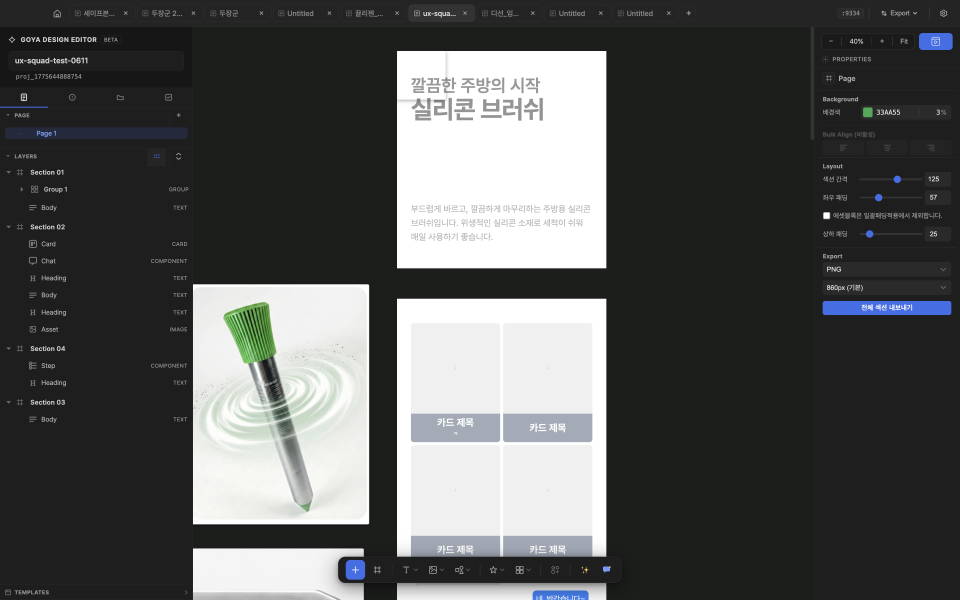
#> input picture .qa/ulens-00-baseline.png, 2880 x 1800 px (shown at 1/3 size)
$ python goditor_grid_overlay.py ../.qa/ulens-00-baseline.png
#> lines starting #> are read from the running program, lines starting #| are printed output that depends on the picture
#!/usr/bin/env python3
"""
goditor_grid_overlay.py
-----------------------
이미지에 20열 그리드를 오버레이하여 저장한다.
플래너가 이 이미지를 분석해 정확한 좌표를 읽는다.

사용법:
  python3 goditor_grid_overlay.py <이미지경로> [--cols 20] [--out /tmp/grid_output.jpg]

출력:
  /tmp/goditor_grid_{파일명}.jpg  (--out 미지정 시)
"""

import sys
import os
import math
import argparse
from PIL import Image, ImageDraw, ImageFont

CANVAS_W = 860  # Goditor 캔버스 기준 너비

def make_grid_overlay(img_path: str, cols: int = 20, out_path: str = None) -> str:
#> called with img_path = '../.qa/ulens-00-baseline.png', cols = 20
    img = Image.open(img_path).convert("RGBA")
    orig_w, orig_h = img.size
#> orig_w = 2880; orig_h = 1800

    # 860px 기준으로 스케일
    scale = CANVAS_W / orig_w
#> scale = 0.299
    target_w = CANVAS_W
    target_h = round(orig_h * scale)
#> target_h = 538
    img = img.resize((target_w, target_h), Image.LANCZOS)
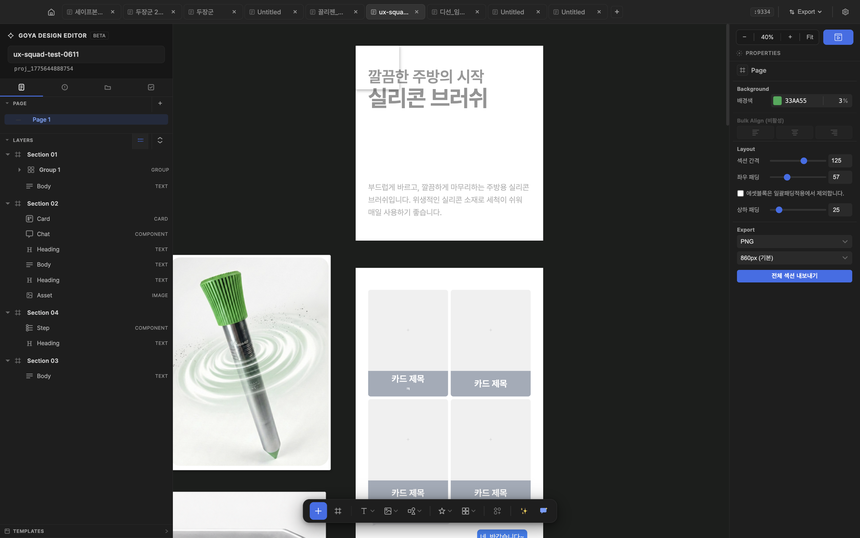
#> img: PIL image 860x538 RGBA; mean R, G, B, A 84.9, 86.4, 86, 255

    col_w = target_w / cols                      # 열 너비 (px)
    row_h = col_w                                # 정사각형 셀
    rows = math.ceil(target_h / row_h)           # 행 수 자동 계산
#> rows = 13

    # 그리드 레이어 (반투명)
    overlay = Image.new("RGBA", img.size, (0, 0, 0, 0))
#> overlay: PIL image 860x538 RGBA; every value is 0
    draw = ImageDraw.Draw(overlay)

    grid_color   = (255, 80, 80, 110)   # 붉은 반투명선
    label_color  = (255, 60, 60, 220)   # 라벨 색

    # 열 라벨: A-T (20열), 그 이상은 AA, AB ...
    def col_label(i: int) -> str:
        if i < 26:
            return chr(ord('A') + i)
        return chr(ord('A') + i // 26 - 1) + chr(ord('A') + i % 26)

    # 폰트 (시스템 기본 폰트 fallback)
    font_size = max(10, int(col_w * 0.45))
    try:
        font = ImageFont.truetype("/System/Library/Fonts/Helvetica.ttc", font_size)
        font_small = ImageFont.truetype("/System/Library/Fonts/Helvetica.ttc", max(8, font_size - 2))
    except Exception:
        font = ImageFont.load_default()
        font_small = font

    # 세로선 + 열 라벨
    for i in range(cols + 1):
        x = round(i * col_w)
        draw.line([(x, 0), (x, target_h)], fill=grid_color, width=1)
        if i < cols:
            label = col_label(i)
            cx = round(i * col_w + col_w / 2)
            draw.text((cx - font_size // 2, 3), label, fill=label_color, font=font)

    # 가로선 + 행 라벨
    for j in range(rows + 1):
        y = round(j * row_h)
        draw.line([(0, y), (target_w, y)], fill=grid_color, width=1)
        if j < rows:
            label = str(j + 1)
            draw.text((3, round(j * row_h + row_h / 2) - font_size // 2), label, fill=label_color, font=font_small)

    # 합성
    result = Image.alpha_composite(img, overlay).convert("RGB")
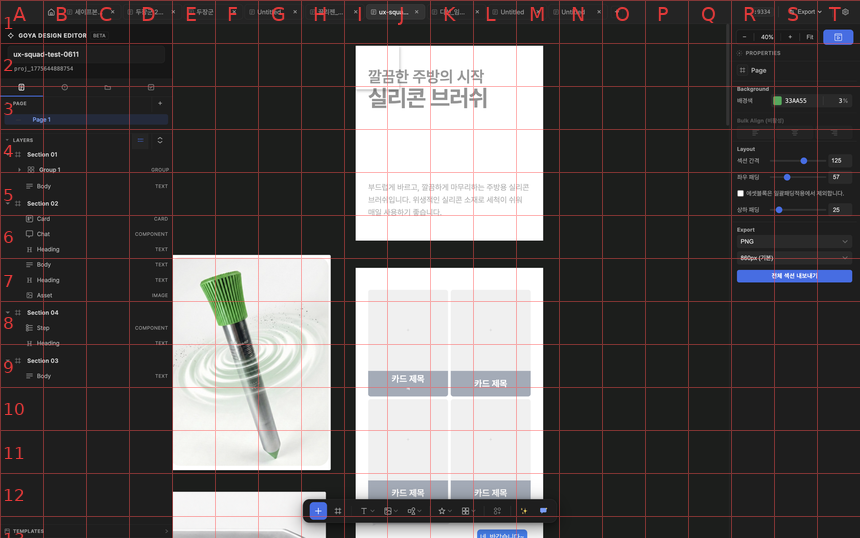
#> result: PIL image 860x538 RGB; mean R, G, B 89.2, 86.4, 86.1

    # 출력 경로
    if out_path is None:
        basename = os.path.splitext(os.path.basename(img_path))[0]
        out_path = f"/tmp/goditor_grid_{basename}.jpg"

    result.save(out_path, "JPEG", quality=92)

    # 메타 출력 (플래너가 읽을 수 있도록)
    print(f"✅ 그리드 오버레이 완료")
    print(f"   출력: {out_path}")
    print(f"   캔버스: {target_w}×{target_h}px")
#|    캔버스: 860×538px
    print(f"   그리드: {cols}열 × {rows}행  (셀 {col_w:.1f}×{row_h:.1f}px)")
#|    그리드: 20열 × 13행  (셀 43.0×43.0px)
    print(f"   열 라벨: {col_label(0)} ~ {col_label(cols-1)}")
    print(f"   행 라벨: 1 ~ {rows}")
#|    행 라벨: 1 ~ 13
    print(f"   좌표 변환: col_w={col_w:.2f}px  row_h={row_h:.2f}px")
    print(f"   x = (열인덱스) × {col_w:.2f}   (A=0, B=1, ...)")
    print(f"   y = (행번호-1) × {row_h:.2f}")

    return out_path


def main():
    parser = argparse.ArgumentParser(description="Goditor 그리드 오버레이 생성")
    parser.add_argument("image", help="입력 이미지 경로")
    parser.add_argument("--cols", type=int, default=20, help="열 수 (기본 20)")
    parser.add_argument("--out", type=str, default=None, help="출력 파일 경로")
    args = parser.parse_args()

    if not os.path.exists(args.image):
        print(f"❌ 파일 없음: {args.image}", file=sys.stderr)
        sys.exit(1)

    make_grid_overlay(args.image, cols=args.cols, out_path=args.out)


if __name__ == "__main__":
    main()
